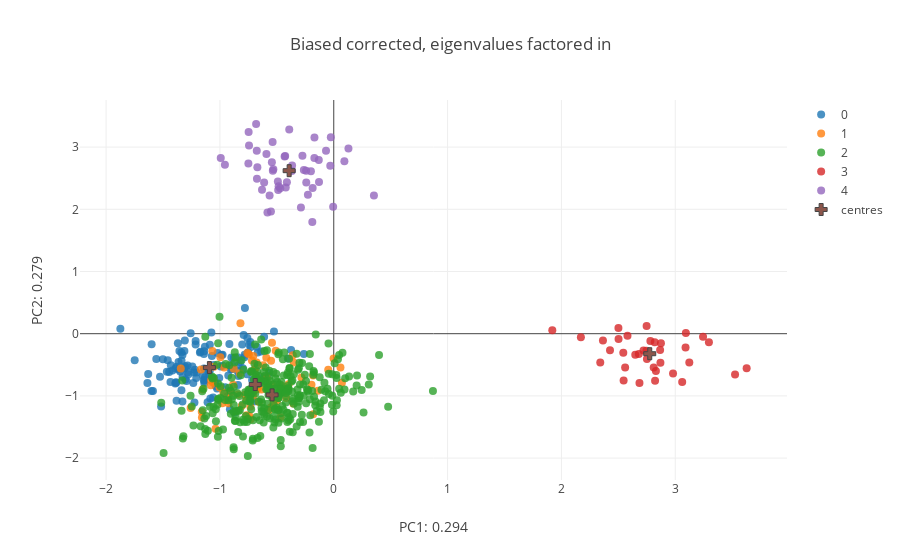

Notebook cell for this chart:
### Markdown cell above
Plotting our original samples onto our re-computed feature space:

### Code cell
corr_centroids= [np.mean(New_features[[y for y in range(New_features.shape[0]) if labels_bias[y] == z],:3],axis= 0) for z in range(N_pops)]
corr_centroids= np.array(corr_centroids)

fig_data= [go.Scatter(
        x = New_features[[x for x in range(sum(Sizes_bias)) if labels_bias[x] == i],0],
        y = New_features[[x for x in range(sum(Sizes_bias)) if labels_bias[x] == i],1],
        type='scatter',
        mode= "markers",
        marker= {
        'line': {'width': 0},
        'size': 8,
        'symbol': 'circle',
      "opacity": .8
      },
      name= str(i)
    ) for i in range(N_pops)]

fig_data.append(
    go.Scatter(
        x= corr_centroids[:,0],
        y= corr_centroids[:,1],
        type= 'scatter',
        mode= 'markers',
        name= 'centres',
        marker= {
        'line': {'width': 1},
        'size': 10,
        'symbol': 'cross'
        }
    )
)


layout = go.Layout(
    title= 'Biased corrected, eigenvalues factored in',
    yaxis=dict(
        title='PC2: {}'.format(round(var_comp[1],3))),
    xaxis=dict(
    title= 'PC1: {}'.format(round(var_comp[0],3))),
)

fig = go.Figure(data=fig_data, layout=layout)
iplot(fig)

### Figure 1 — Plotly figure (JSON) as saved in the notebook; plotly's stock layout.template omitted (floating-point values rounded to 4 significant figures; data arrays with more than 128 entries replaced by an {"elided": "..."} marker saying what was removed)
{"data": [{"marker": {"line": {"width": 0}, "opacity": 0.8, "size": 8, "symbol": "circle"}, "mode": "markers", "name": "0", "type": "scatter", "x": {"elided": "130 float values"}, "y": {"elided": "130 float values"}}, {"marker": {"line": {"width": 0}, "opacity": 0.8, "size": 8, "symbol": "circle"}, "mode": "markers", "name": "1", "type": "scatter", "x": [-1.257, -0.5538, -0.7415, -0.7698, -0.1394, -0.9795, -0.3558, -1.058, -0.1956, -1.16, -0.5098, -0.7329, -0.001614, -1.066, -0.708, -0.5888, -0.9253, -1.081, -0.9632, -0.5425, -0.6978, -0.5726, -0.8245, -0.7305, -0.5425, -0.6873, -0.5858, -1.039, -0.7591, -0.9314, -0.7459, -0.6685, -0.744, -1.344, -0.9286, -0.6891, -1.053, -0.3967, -0.8412, -0.666, -0.9963, -0.5507, 0.07149, -0.461, -0.4664, -1.078, -0.6206, -1.152, -0.8082, -0.3595, -1.158, -0.2837, -0.6365, -0.4987, -0.9699, -0.5925, -0.5392, -0.7076, -0.7663, -0.4378, -0.04859, -1.06, -0.5303, -1.167, -0.6574, -0.8845, -0.3513, -0.9048, -0.7188, -0.1812, -0.4181, -0.6778, -0.7805, 0.059, -0.6778, -0.1813, -1.003, -0.5103, -0.8197, -0.8788], "y": [-1.194, -1.188, -1.322, -1.071, -0.9189, -1.118, -1.122, -0.7293, -0.8213, -1.253, -0.2731, -1.172, -0.3976, -0.2782, -0.9974, -0.7042, -1.12, -0.8271, -0.5442, -0.1473, -0.588, -1.236, -0.6353, -1.374, -0.8181, -0.5526, -0.893, -1.528, -0.3092, -1.049, -0.3306, -0.8579, -0.9319, -0.5598, -1.072, -0.8993, -0.5329, -0.8126, -0.9761, -0.8796, -0.3791, -0.434, -0.7867, -0.832, -1.343, -0.7491, -0.5089, -0.8955, -1.161, -0.3484, -1.346, -0.7025, -0.8977, -1.079, -0.9435, -0.386, -1.021, -0.3598, -1.313, -0.9202, -0.581, -0.785, -1.124, -0.5771, -1.097, -0.8192, -0.4636, -0.9442, -0.4314, -1.297, -1.032, -0.4619, -0.9828, -0.543, -0.8038, -0.6707, -0.8634, -1.045, 0.1697, -0.5644]}, {"marker": {"line": {"width": 0}, "opacity": 0.8, "size": 8, "symbol": "circle"}, "mode": "markers", "name": "2", "type": "scatter", "x": {"elided": "300 float values"}, "y": {"elided": "300 float values"}}, {"marker": {"line": {"width": 0}, "opacity": 0.8, "size": 8, "symbol": "circle"}, "mode": "markers", "name": "3", "type": "scatter", "x": [2.721, 2.874, 1.92, 3.061, 2.83, 2.502, 2.819, 2.811, 3.244, 2.427, 2.58, 2.87, 2.365, 2.747, 3.296, 2.98, 3.09, 3.123, 2.546, 2.867, 3.525, 2.68, 3.093, 2.748, 2.686, 2.544, 2.171, 3.627, 2.341, 2.501, 2.782, 2.649, 2.751, 2.823, 2.56], "y": [-0.2689, -0.1535, 0.0552, -0.7751, -0.5988, -0.08347, -0.1373, -0.5451, -0.04817, -0.2641, -0.03437, -0.4678, -0.1076, -0.2755, -0.1367, -0.6406, -0.2201, -0.465, -0.7533, -0.2617, -0.655, -0.3263, 0.009274, 0.1233, -0.7938, -0.305, -0.05534, -0.5546, -0.4641, 0.09342, -0.1184, -0.3367, -0.4087, -0.7568, -0.5433]}, {"marker": {"line": {"width": 0}, "opacity": 0.8, "size": 8, "symbol": "circle"}, "mode": "markers", "name": "4", "type": "scatter", "x": [-0.5521, -0.2752, -0.2008, -0.4884, -0.5436, -0.2885, -0.6822, -0.5307, -0.5352, -0.1856, -0.1885, -0.03074, -0.5825, 0.1291, -0.1696, -0.5373, -0.06801, -0.005328, -0.2625, -0.4908, 0.09333, -0.4839, -0.1295, -0.5638, -0.7479, -0.4218, -0.227, -0.5915, -0.1704, -0.4704, -0.6712, -0.0259, -0.9562, -0.9927, -0.368, 0.3529, -0.1314, -0.6302, -0.3911, -0.366, -0.7499, -0.7445, -0.4316, -0.6117, -0.243, -0.6763, -0.2416, -0.6748, -0.4117, -0.4269], "y": [1.964, 2.859, 2.613, 2.312, 2.756, 2.029, 3.371, 2.644, 2.621, 2.344, 1.794, 2.699, 1.947, 2.979, 3.155, 3.082, 2.942, 2.042, 2.631, 2.449, 2.774, 2.371, 2.439, 2.224, 3.244, 2.349, 2.233, 2.89, 2.824, 2.338, 2.678, 3.158, 2.716, 2.823, 2.616, 2.22, 2.794, 2.316, 3.282, 2.704, 2.735, 3.024, 2.85, 2.43, 2.621, 2.942, 2.429, 2.49, 2.433, 2.859]}, {"marker": {"line": {"width": 1}, "size": 10, "symbol": "cross"}, "mode": "markers", "name": "centres", "type": "scatter", "x": [-1.092, -0.6898, -0.5418, 2.776, -0.3919], "y": [-0.5449, -0.817, -0.9836, -0.3221, 2.621]}], "layout": {"title": "Biased corrected, eigenvalues factored in", "xaxis": {"title": "PC1: 0.294"}, "yaxis": {"title": "PC2: 0.279"}}}
